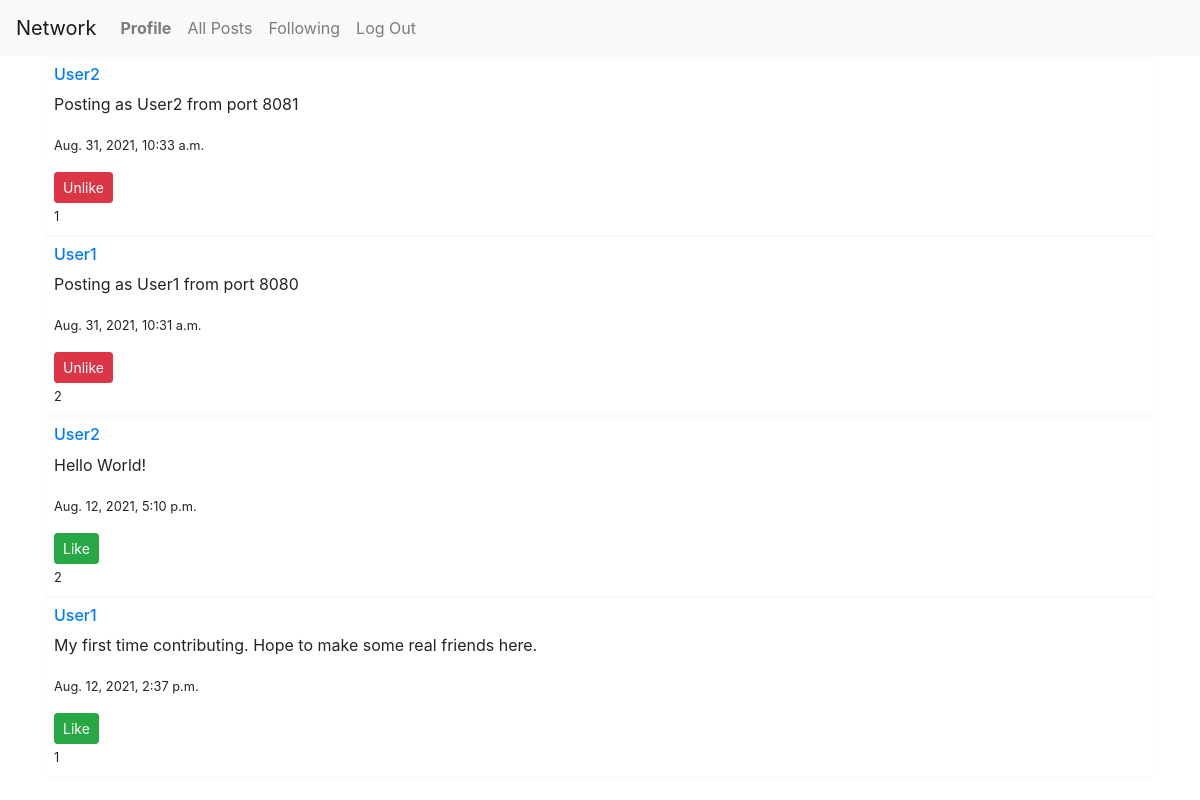
Screenshot of /following (signed in) with the database file from the repository.
### network/models.py (models this page shows, shortened)
class Post(models.Model):
    author = models.ForeignKey(User, on_delete=models.CASCADE, related_name="posts")
    date_posted = models.DateTimeField(default=timezone.now)
    content = models.TextField()
    likes = models.ManyToManyField(User, blank=True)

class User(AbstractUser):
    pass

### network/views.py (the view)
# urls.py: path("following", views.following, name="following"),
@login_required
def following(request):
    user = request.user
    following = user.profile_follower.all().values("user_id")
    posts = Post.objects.filter(author__in = following).order_by("-date_posted")
    context = {
        "following": following,
        "posts": posts
    }
    return render(request, "network/following.html", context)

### network/templates/network/following.html (shortened to what this page needs)
{% extends "network/layout.html" %}
{% load static %}
{% block body %}
<div class="container">
    {% if user.is_authenticated %}
    {% for post in posts %}
    <div class="border border-light rounded pl-2 pr-2 pt-2 pb-2 mb -2">
        <h6> <a href="{% url 'profile' post.author.id %}"> {{ post.author }} </a> </h6>
        <p>{{ post.content }}</p>
        <p><small>{{ post.date_posted }}</small></p>
        {% if request.user not in post.likes.all %}
        <button class="btn btn-success btn-sm toggle-like" data-like-id="{{ post.id }}"
            id="toggle-like-{{ post.id }}">Like</button>
        {% else %}
        <button class="btn btn-danger btn-sm toggle-like" data-like-id="{{ post.id}}"
            id="toggle-like-{{ post.id }}">Unlike</button>
        {% endif %}
        <br>
        <small class="like-count" id="likes-{{ post.id }}" data-likes-id="{{ post.id }}">{{ post.likes.all.count }} </small>
    </div>
    {% endfor %}
    {% endif %}
</div>
{% endblock %}

### rows the page displays
Post: author "User2", content "Posting as User2 from port 8081", date_posted "Aug. 31, 2021, 10:33 a.m.", likes.all.count "1"
Post: author "User1", content "Posting as User1 from port 8080", date_posted "Aug. 31, 2021, 10:31 a.m.", likes.all.count "2"
Post: author "User2", content "Hello World!", date_posted "Aug. 12, 2021, 5:10 p.m.", likes.all.count "2"
Post: author "User1", content "My first time contributing. Hope to make some real friends here.", date_posted "Aug. 12, 2021, 2:37 p.m.", likes.all.count "1"
